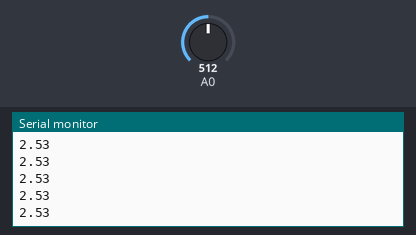
A sketch run on a simulated Arduino Uno, built with avr-gcc and run on an emulated ATmega328P. Parts: the last lines printed to the serial monitor. The test bench sets the inputs (shaded band); at power-on: A0 = 512.

Above: at 0.8 s.
0.9 s: A0 set to 716
At 2.0 s:
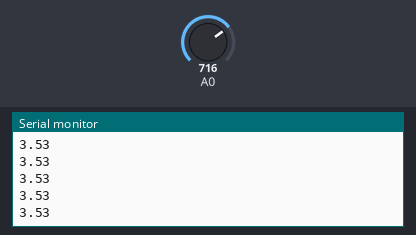
2.4 s: A0 set to 900
At 3.5 s:
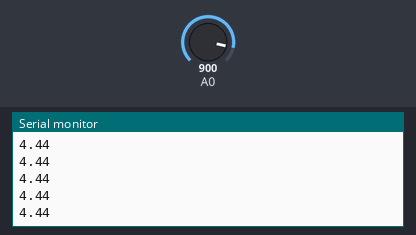
Timing chart, 0 to 5.4 s (numbered marks = the images above; inputs shaded):
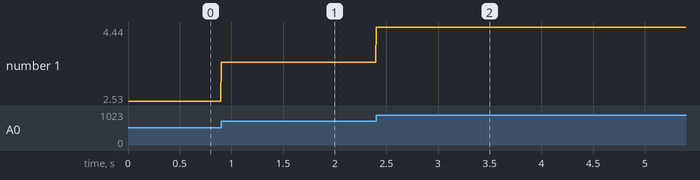

Measured:
- after the input at 0.9 s, the serial monitor: prints a new line at once (image 1)
- after the input at 2.4 s, the serial monitor: prints a new line at once (image 2)
- plotted number 1: 2.53 → 3.53 after the input at 0.9 s, 3.53 → 4.44 after the input at 2.4 s

The sketch:

Activity1.ino
```cpp
/*
EES 208 1.0 Data Acquisition and Signal Processing Lab
Lab 4.2 Activity 1
AS2019494
*/

#define BAUD 115200                       // BAUD Rate
#define F_CPU 16000000                    // CPU frequency
#define TPS   64                          // Timer1 pre-scalar
#define AREF  5.05                        // Analog reference voltage
#define SAMPLE_RATE 200
#define UBRR ((F_CPU/(8 * BAUD)) -1) / 2  // BAUD settings

void sendUSART(char *);     // Transfer char array
uint16_t readADC(uint8_t);  // A/D conversion

char * strVolt0 = NULL;

int main(){

  cli();  // Disable all interrupts

  // Save BAUD settings in UBRR0 register
  UBRR0L = UBRR;
  UBRR0H = UBRR >> 8;
  UCSR0B |= (1 << TXEN0); // Enable USART transmission

  ADMUX |= (1 << REFS0);  // Default reference
  ADCSRA |= 0x07;         // 128 pre-scalar
  ADCSRA |= (1 << ADEN);  // Enable ADC

  TCNT1 = 0;              // Counter
  OCR1A = 1250;           // Compare match register
  TCCR1A = 0;
  TCCR1B |= (1 << WGM12) | (1 << CS11) | (1 << CS10);   // CTC mode & 64 pre-scalar
  TIMSK1 |= (1 << OCIE1A);                              // Enable timer compare interrupt

  strVolt0 = (char *)malloc(sizeof(char)* 8);

  sei();  // Enable interrupts

  while(1);

}

void sendUSART(char * str){

  for (int i = 0; i< strlen(str); i++){
    while (!(UCSR0A & (1 << UDRE0)));   // Waiting for end previous transfer
    UDR0 = str[i];                      // Transfer new byte
  }

}

uint16_t readADC(uint8_t ch){

  ADMUX |= (ch & 0x0F);             // Select ADC Channel
  ADCSRA |= (1 << ADSC);            // Start conversion
  while ((ADCSRA & (1 << ADSC)));   // Waiting for conversion complete
  return ADC;

}

ISR(TIMER1_COMPA_vect){

  uint16_t adc0 = readADC(0);       // A/D conversion
  float volt0 = adc0 * AREF / 1023; // ADC to voltage
  dtostrf(volt0, 4, 2, strVolt0);   // Convert float to char array
  sendUSART(strVolt0);              // USART output
  sendUSART("\n");

}
```
